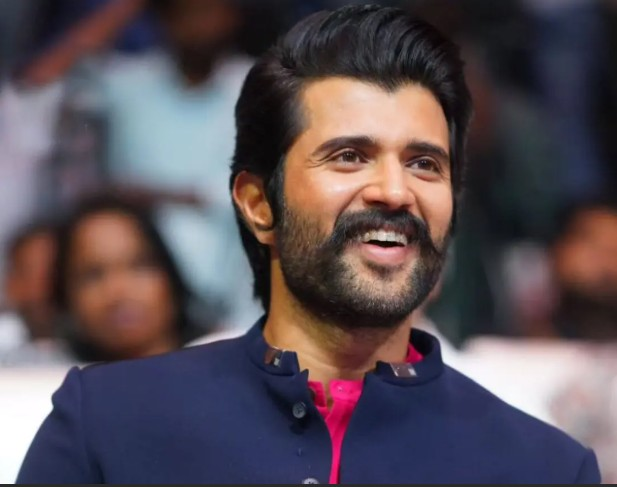
#> input picture Vijay.jpg, 617 x 487 px, found by its file name
$ python main.py
#> lines starting #> are read from the running program, lines starting #| are printed output that depends on the picture
import cv2

def convert_to_sketch(image_path, output_path):
    # 1. Read the image
#> called with image_path = 'vijay.jpg', output_path = 'vijay_sketch.jpg'
    img = cv2.imread(image_path)
#> img is the input picture: shape (487, 617, 3); mean B, G, R 85.4, 78.3, 88.8

    if img is None:
        print("Error: Could not find image. Check the path!")
        return

    # 2. Convert to Grayscale
    # A sketch doesn't have color, so we strip it out first.
    gray_img = cv2.cvtColor(img, cv2.COLOR_BGR2GRAY)
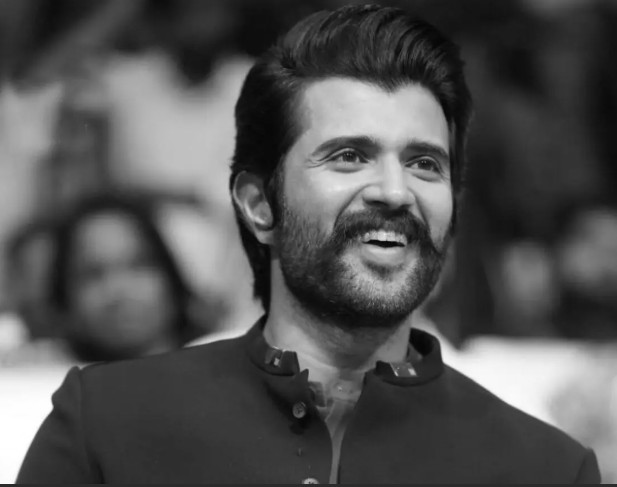
#> gray_img: shape (487, 617); min 3, max 255, mean 82.2

    # 3. Invert the Grayscale Image
    # This helps us identify the edges and contours later.
    inverted_gray = cv2.bitwise_not(gray_img)
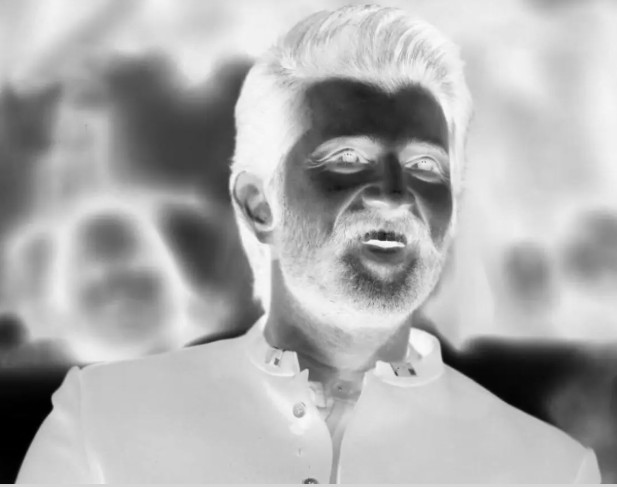
#> inverted_gray: shape (487, 617); min 0, max 252, mean 172.8

    # 4. Apply a Gaussian Blur
    # This is the secret sauce. The larger the kernel size (e.g., 21x21),
    # the softer and more realistic the sketch shading will look.
    # You can tweak the (21, 21) values to change the sketch style.
    blurred_img = cv2.GaussianBlur(inverted_gray, (21, 21), 0)
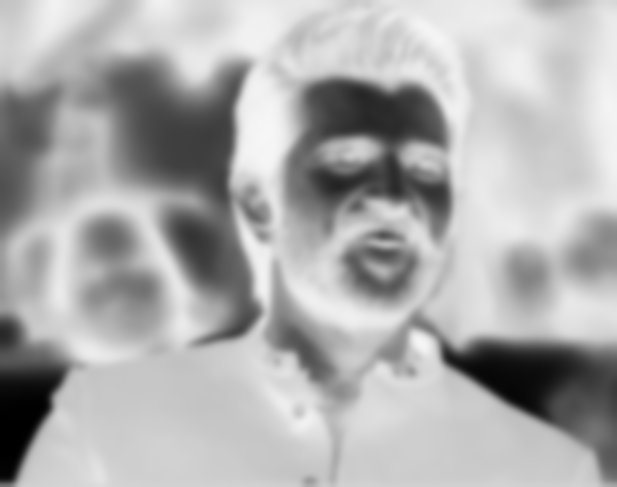
#> blurred_img: shape (487, 617); min 0, max 246, mean 172.7

    # 5. Invert the Blurred Image
    inverted_blurred = cv2.bitwise_not(blurred_img)
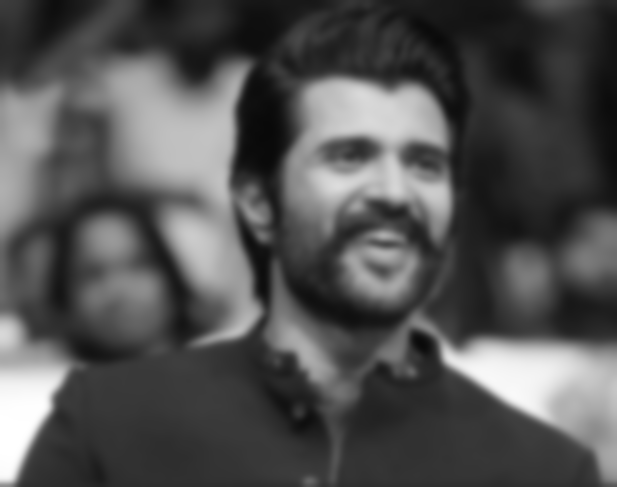
#> inverted_blurred: shape (487, 617); min 9, max 255, mean 82.3

    # 6. Create the Sketch (Color Dodge Blend)
    # We divide the grayscale image by the inverted blurred image.
    # This brightens the background and leaves the edges dark, creating a pencil effect.
    sketch = cv2.divide(gray_img, inverted_blurred, scale=256.0)
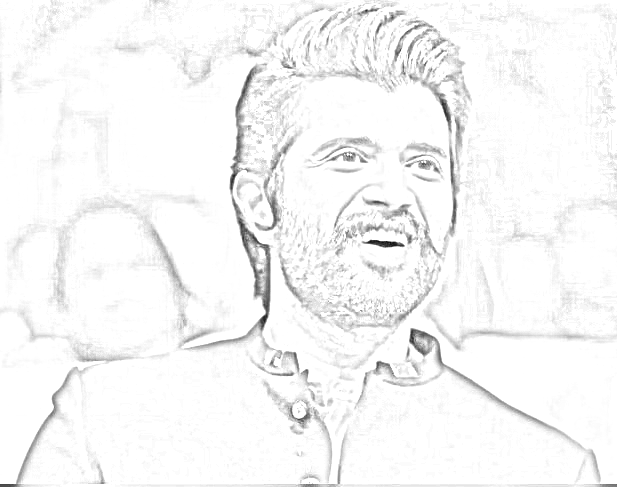
#> sketch: shape (487, 617); min 9, max 255, mean 246.3

    # 7. Save the beautiful result!
    cv2.imwrite(output_path, sketch)
    print(f"Success! Sketch saved to {output_path}")

# --- Run the function ---
# Replace with your actual image file names
convert_to_sketch("vijay.jpg", "vijay_sketch.jpg")

def convert_to_sketch(image_path, output_path):
    # 1. Read the image
    img = cv2.imread(image_path)

    if img is None:
        print("Error: Could not find image. Check the path!")
        return

    # 2. Convert to Grayscale
    # A sketch doesn't have color, so we strip it out first.
    gray_img = cv2.cvtColor(img, cv2.COLOR_BGR2GRAY)

    # 3. Invert the Grayscale Image
    # This helps us identify the edges and contours later.
    inverted_gray = cv2.bitwise_not(gray_img)

    # 4. Apply a Gaussian Blur
    # This is the secret sauce. The larger the kernel size (e.g., 21x21),
    # the softer and more realistic the sketch shading will look.
    # You can tweak the (21, 21) values to change the sketch style.
    blurred_img = cv2.GaussianBlur(inverted_gray, (21, 21), 0)

    # 5. Invert the Blurred Image
    inverted_blurred = cv2.bitwise_not(blurred_img)

    # 6. Create the Sketch (Color Dodge Blend)
    # We divide the grayscale image by the inverted blurred image.
    # This brightens the background and leaves the edges dark, creating a pencil effect.
    sketch = cv2.divide(gray_img, inverted_blurred, scale=256.0)

    # 7. Save the beautiful result!
    cv2.imwrite(output_path, sketch)
    print(f"Success! Sketch saved to {output_path}")

# --- Run the function ---
# Replace with your actual image file names
convert_to_sketch("vijay.jpg", "vijay_sketch.jpg")
